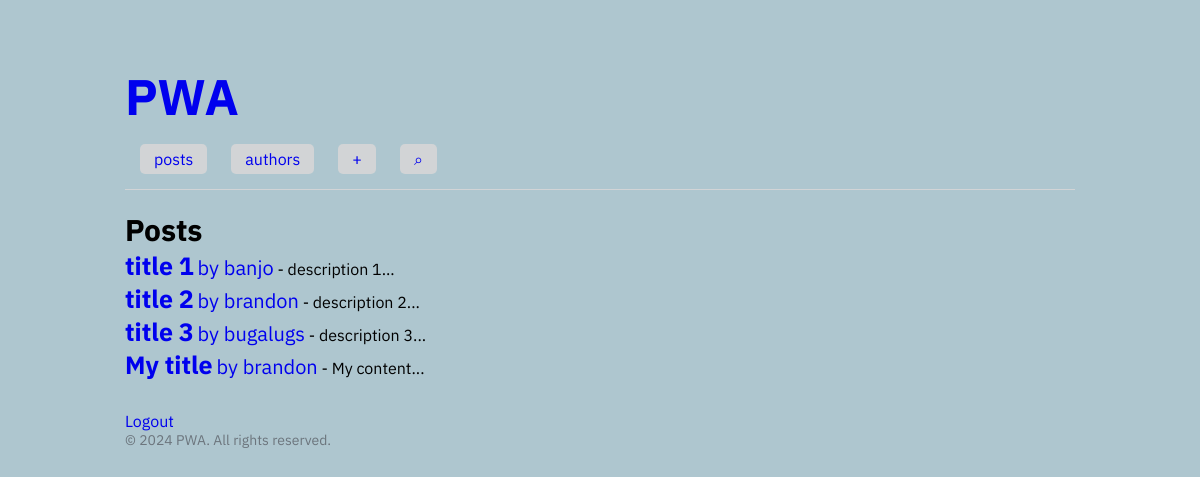
The page /posts/userid=3 on the database as committed earlier.
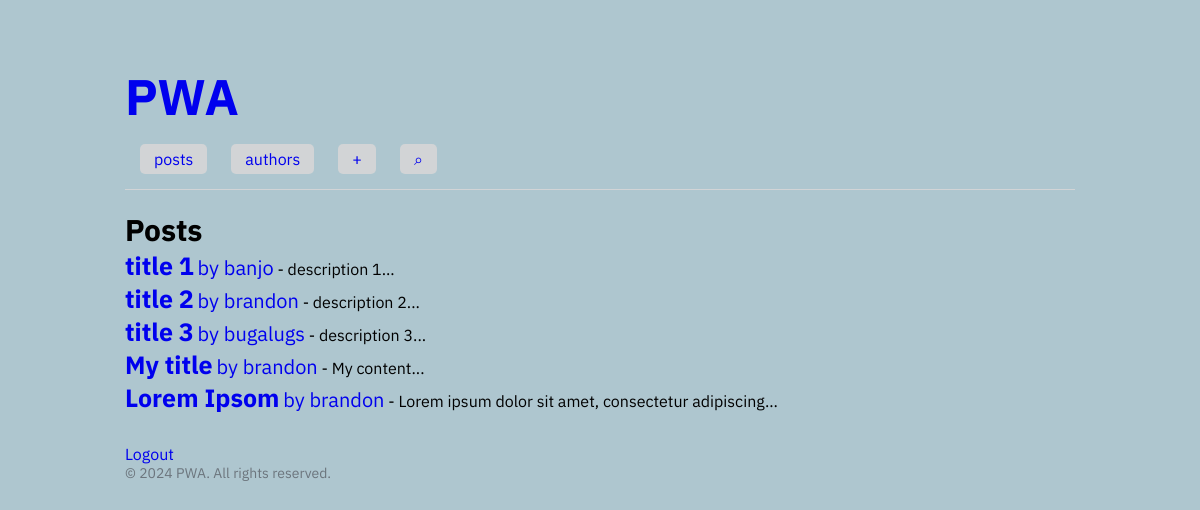
The same page on the database as committed later.
### tables this page shows
CREATE TABLE users (id integer PRIMARY KEY AUTOINCREMENT, name TEXT NOT NULL, password TEXT);

CREATE TABLE posts (id integer PRIMARY KEY AUTOINCREMENT, authorid INTEGER REFERENCES users(id), title TEXT NOT NULL, "content" TEXT NOT NULL);

### app.py (the view)
@app.route("/posts/userid=<userid>", methods=("GET","POST"))
def all_posts(userid):
    sql = "SELECT posts.id, users.id, users.name, posts.title, posts.content FROM posts, users WHERE posts.authorid = users.id"
    posts = select(sql)
    html = render_template("head.html", userid = userid) + render_template("header.html", userid = userid) + """<span style = "font-size: 30px; font-weight: bold;">Posts</span>"""
    if len(posts) > 0:
        for post in posts:
            html = html + render_template("post_banner.html", authorid = post[1], postid = post[0], author = post[2], title = post[3], content = post[4], userid = userid)
    else:
        html = render_template("head.html", userid = userid) + render_template("header.html", userid = userid) + """<span style = "color: #fa4b4b; font-size: 15px;">There are no posts. Make the first one!</span>"""
    return html + render_template("footer.html", userid = userid)

### app.py (called while the page is built)
def select(sql):
    print(sql)
    connection = connect()
    cursor = connection.cursor()
    result = cursor.execute(sql).fetchall()
    connection.close()
    return result

def connect():
    import sqlite3
    connection = sqlite3.connect('database.sqlite')
    return connection

### templates/head.html (shortened to what this page needs)
<!doctype html>
<html>
<head>
    <link rel="stylesheet" href="/static/styles.css" />
</head>
<body class="light-theme" id="body">
    <section class="container">
        <div>

### templates/post_banner.html
<div>
    <a href="/posts/userid={{userid}}/postid={{postid}}" style="font-weight: bold; font-size: 25px;">{{title}}</a>
    {% if author %}<a href="/posts/userid={{userid}}/authorid={{authorid}}" style="font-size: 20px;">by {{author}}</a>{% endif %}
    - {{content[:50]}}...
</div>

Rows that differ between the two databases and show on the page:
computed for users: name "brandon brandon" → "brandon brandon brandon"
added posts: title "Lorem Ipsom", content "Lorem ipsum dolor sit amet, consectetur adipiscing"
Other text that changed with them:
text no longer shown: "by by by by - - - - ... ... ... ..."
text now shown: "by by by by by - - - - - ... ... ... ... ..."
